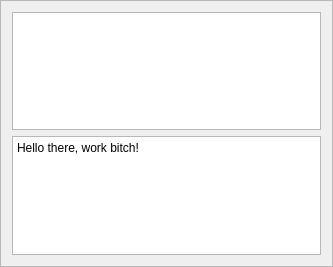
<?xml version="1.0" encoding="UTF-8"?>
<ui version="4.0">
 <class>Frame</class>
 <widget class="QFrame" name="Frame">
  <property name="geometry">
   <rect>
    <x>0</x>
    <y>0</y>
    <width>333</width>
    <height>267</height>
   </rect>
  </property>
  <property name="windowTitle">
   <string>Frame</string>
  </property>
  <property name="frameShape">
   <enum>QFrame::StyledPanel</enum>
  </property>
  <property name="frameShadow">
   <enum>QFrame::Raised</enum>
  </property>
  <layout class="QGridLayout" name="gridLayout">
   <item row="1" column="0">
    <widget class="QTextEdit" name="textEdit">
     <property name="html">
      <string>&lt;!DOCTYPE HTML PUBLIC &quot;-//W3C//DTD HTML 4.0//EN&quot; &quot;http://www.w3.org/TR/REC-html40/strict.dtd&quot;&gt;
&lt;html&gt;&lt;head&gt;&lt;meta name=&quot;qrichtext&quot; content=&quot;1&quot; /&gt;&lt;style type=&quot;text/css&quot;&gt;
p, li { white-space: pre-wrap; }
&lt;/style&gt;&lt;/head&gt;&lt;body style=&quot; font-family:'Sans Serif'; font-size:9pt; font-weight:400; font-style:normal;&quot;&gt;
&lt;p style=&quot; margin-top:0px; margin-bottom:0px; margin-left:0px; margin-right:0px; -qt-block-indent:0; text-indent:0px;&quot;&gt;Hello there, work bitch!&lt;/p&gt;&lt;/body&gt;&lt;/html&gt;</string>
     </property>
    </widget>
   </item>
   <item row="0" column="0">
    <widget class="QListWidget" name="listWidget"/>
   </item>
  </layout>
 </widget>
 <resources/>
 <connections/>
</ui>
